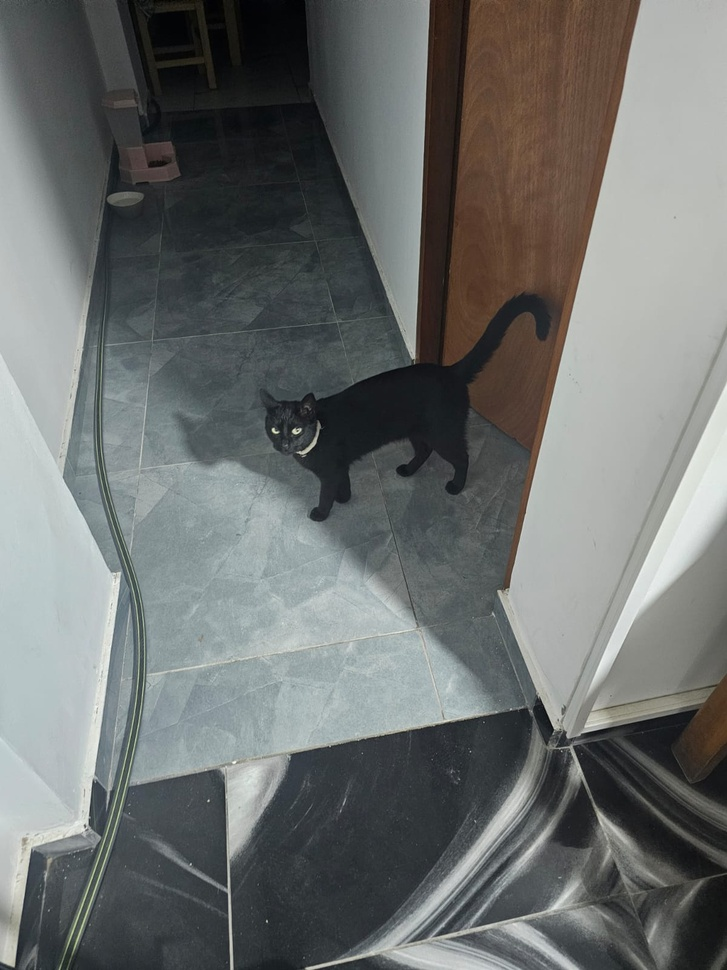
#> input picture 2025_11_17/datos/gatos/fotos/gato_4.jpeg, 727 x 970 px, shrunk from 1200 x 1600 before the run; its folder holds 4 pictures in this run
$ jupyter execute main.ipynb
#> lines starting #> are read from the running program, lines starting #| are printed output that depends on the picture; after the words box and inside, x2 and y2 are one past the last pixel; in counts of white or black regions, pixels touching at a corner belong together
[cell 1]
from os import scandir

def ls2(path=''):
    return [file.name for file in scandir(path)]

ls2('../datos/gatos/fotos')

[cell 2]
import cv2
import matplotlib.pyplot as plt

# Cargamos el modelo para cada patron de detección hay un modelo diferente.
cat_cascade = cv2.CascadeClassifier(cv2.data.haarcascades + 'haarcascade_frontalcatface.xml')

# Cargamos la imagen a leer
img = cv2.imread('../datos/gatos/fotos/gato_4.jpeg')
#> img is the input picture: shape (970, 727, 3); mean B, G, R 110, 111.4, 108.5
gray = cv2.cvtColor(img, cv2.COLOR_BGR2GRAY)
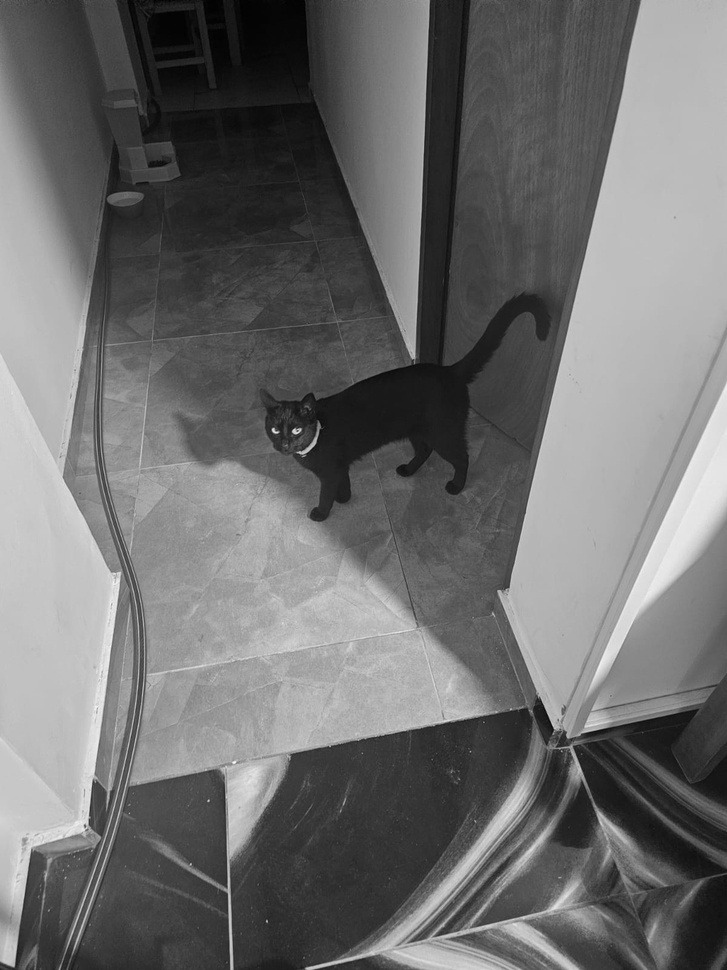
#> gray: shape (970, 727); min 1, max 253, mean 110.4

# detectar caras de gatos
cats = cat_cascade.detectMultiScale(gray, scaleFactor=1.1, minNeighbors=3)
#> cats = [[259, 408, 55, 55]]

# Dibujar rectangulos alrededor de las caras
for (x, y, w, h) in cats:
    cv2.rectangle(img, (x, y), (x+w, y+h), (0, 255, 0), 2)
#> this loop made 1 pass
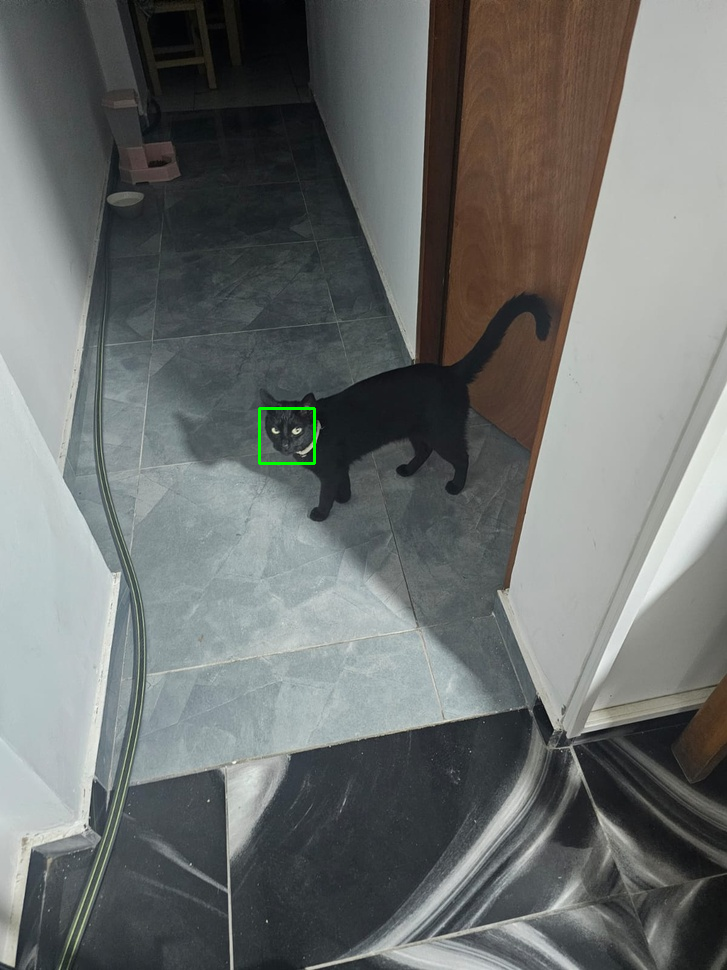
#> img: shape (970, 727, 3); 0.09% of pixels changed, all inside (x1, y1, x2, y2) = (258, 407, 316, 465)

# Mostrar imagen
img_rgb = cv2.cvtColor(img, cv2.COLOR_BGR2RGB)
plt.imshow(img_rgb)
